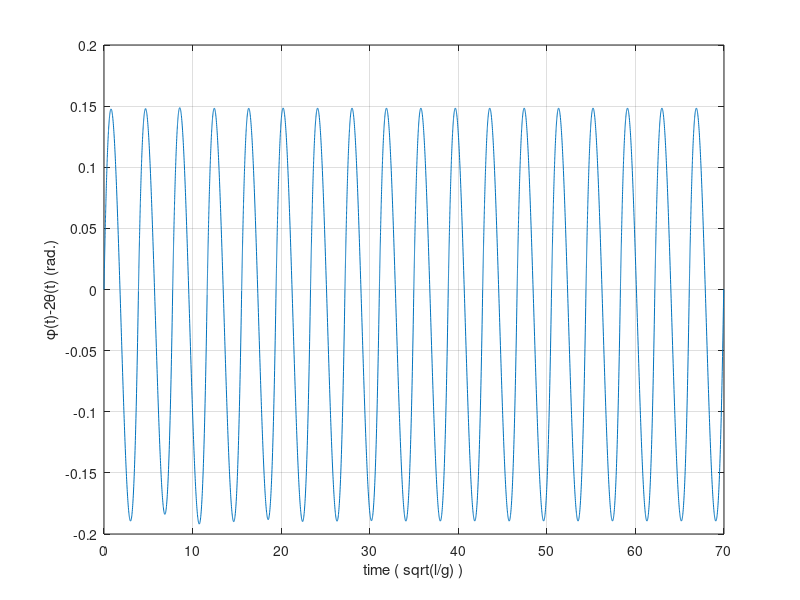
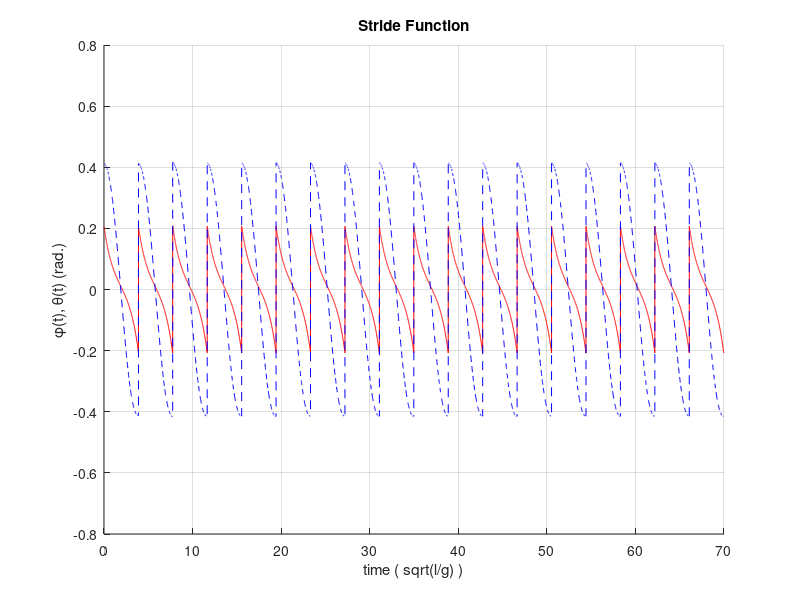
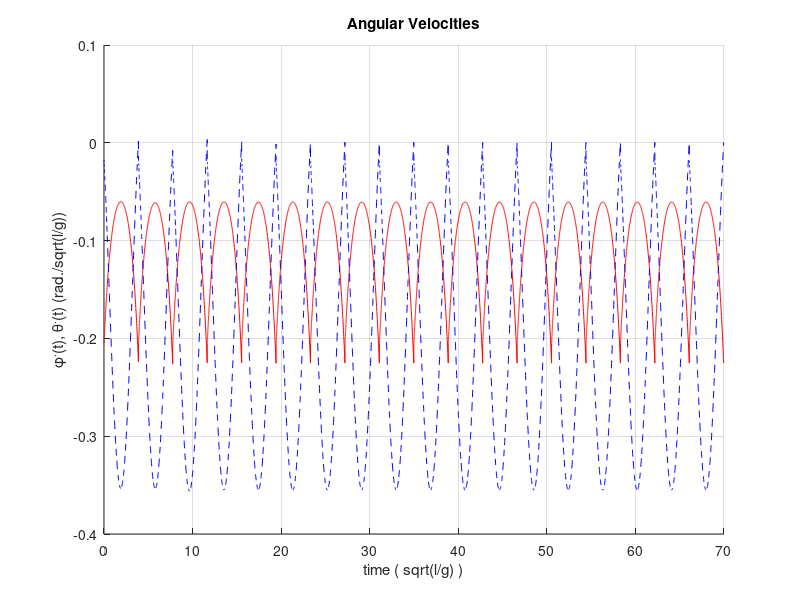
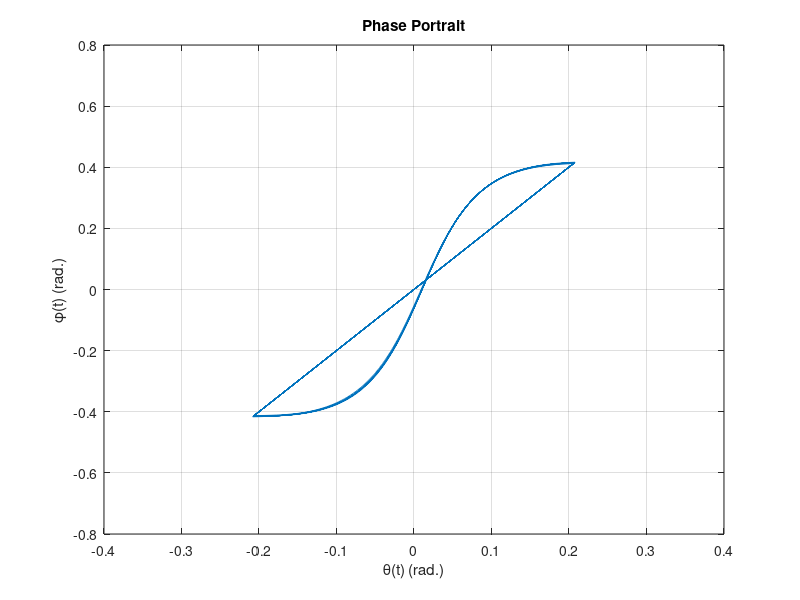

MATLAB code for these plots, in order: (Note: this script raises an error after producing the figures.)
function simpwm(gam,steps)
%SIMPWM  Simulation of passive dynamic walking - Simplest Walking Model
%   SIMPWM simulates the "Simplest Walking Model" passive dynamic walker for
%   eight STEPS with a default slope, GAM, of 0.01 radians.
%   
%   SIMPWM(GAM) optionally specifies the slope angle, GAM, in radians.
%   
%   SIMPWM(GAM, STEPS) optionally specifies the integer number of STEPS to
%   simulate.
%   
%   See also: ACTUWM, FULLWM, WMVIEW.

%   Based on:
%   
%   [1] M. Garcia, A. Chatterjee, A. Ruina, and M. Coleman, "The Simplest
%   Walking Model: Stability, Complexity, and Scaling," ASME Journal of
%   Biomedical Engineering, Vol. 120, No. 2, pp. 281-288, 1998.
%   http://dx.doi.org/10.1115/1.2798313
%   
%   [2] Mario W. Gomes "A Derivation of the Transisition Rule at Heelstrike
%   which appears in the paper 'The Simplest Walking Model: Stability,
%   Complexity, and Scaling' by Garcia et al." pp. 1-3, ONLINE.
%   http://ruina.tam.cornell.edu/research/topics/locomotion_and_robotics/simplest_walking/simplest_walking_gomes.pdf

%   Andrew D. Horchler, adh9 @ case . edu, Created 7-7-04
%   Revision: 1.1, 5-1-16


% Gamma: angle of slope (radians), used by integration function
if nargin < 1
    gam = 0.01;
end

% Integration time parameters
if nargin < 2
    steps = 18;  % Number of steps to simulate
end
per = 5;        % Max number of seconds allowed per step

% IC constants
Theta00 = 0.970956;
Theta10 = -0.270837;
alpha = -1.045203;
c1 = 1.062895;

% Calculate stable ICs from theoretically determined equations
tgam3 = Theta00*gam^(1/3);
y0 = [tgam3+Theta10*gam;
      alpha*tgam3+(alpha*Theta10+c1)*gam;
      2*(tgam3+Theta10*gam);
      (alpha*tgam3+(alpha*Theta10+c1)*gam)*(1-cos(2*(tgam3+Theta10*gam)))];
    
% Initialization
y = y0.';     	% Vector to save states
t = 0;          % Vector to save times
tci = 0;        % Collision index vector
h = [0 per];    % Integration period in seconds

% Set integration tolerances, turn on collision detection, add more output points
opts = odeset('RelTol',1e-4,'AbsTol',1e-8,'Refine',30,'Events',@collision);

% Loop to perform integration of a noncontinuous function
for i=1:steps
   [tout,yout] = ode45(@(t,y)f(t,y,gam),h,y0,opts); % Integrate for one stride
   y = [y;yout(2:end,:)];                        	%#ok<AGROW> % Append states to state vector
   t = [t;tout(2:end)];                          	%#ok<AGROW> % Append times to time vector
   c2y1 = cos(2*y(end,1));                         	% Calculate once for new ICs
   y0 = [-y(end,1);
         c2y1*y(end,2);
         -2*y(end,1);
         c2y1*(1-c2y1)*y(end,2)];                 	% Mapping to calculate new ICs after collision
   tci = [tci length(t)];                          	%#ok<AGROW> % Append collision index to collision index vector
   h = t(end)+[0 per];                              % New integration period 
end
whos
% Graph collision map
figure(1)
plot(t,y(:,3)-2*y(:,1))
grid on
xlabel('time ( sqrt(l/g) )')
ylabel('\phi(t)-2\theta(t) (rad.)')

% Graph angular positions - the stride function
figure(2)
hold on
plot(t,y(:,1),'r',t,y(:,3),'b--')
grid on
title('Stride Function')
xlabel('time ( sqrt(l/g) )')
ylabel('\phi(t), \theta(t) (rad.)')

% Graph angular velocities
figure(3)
hold on
plot(t,y(:,2),'r',t,y(:,4),'b--')
grid on
title('Angular Velocities')
xlabel('time ( sqrt(l/g) )')
ylabel('\phi^.(t), \theta^.(t) (rad./sqrt(l/g))')

% Phase plot of phi versus theta
figure(4)
plot(y(:,1),y(:,3))
grid on
title('Phase Portrait')
xlabel('\theta(t) (rad.)')
ylabel('\phi(t) (rad.)')

% Plot Hamiltonian
H = 0.5*y(:,2).*y(:,2)+cos(y(:,1)-gam);
figure(5)
plot(t,H-H(1))
grid on
title('Hamiltonian - Total Energy of System')
xlabel('time ( sqrt(l/g) )')
ylabel('Hamiltonian: H(t)-H(0)')

% Run model animation: mview.m
wmview(y,gam,tci)



function ydot=f(t,y,gam)    %#ok<INUSL>
% ODE definition
% y1: theta
% y2: thetadot
% y3: phi
% y4: phidot
% gam: slope of incline (radians)

% First order differential equations for Simplest Walking Model
ydot = [y(2);
        sin(y(1)-gam);
        y(4);
        sin(y(1)-gam)+sin(y(3))*(y(2)*y(2)-cos(y(1)-gam))];


function [val,ist,dir]=collision(t,y)   %#ok<INUSL>
% Check for heelstrike collision using zero-crossing detection

val = y(3)-2*y(1);  % Geometric collision condition, when = 0
ist = 1;            % Stop integrating if collision found
dir = 1;            % Condition only true when passing from - to +